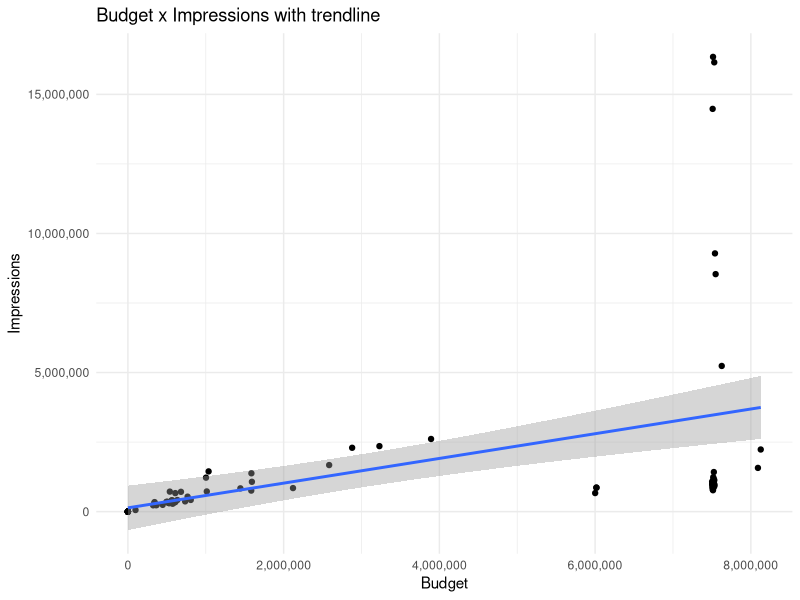

Generate this figure with R: (Note: this script raises an error after producing the figure.)
#Prerequisites-------------------------------------------------
library(tidyverse)
library(gtable)
library(grid)
library(gridExtra)
library(scales)

#Import data----------------------------------------------------
df <- read_csv("rocket1h_rawdata_thang04.csv")

colnames(df)[5] <- "Sessions"

#Plot----------------------------------------------------------
plot_style <- list(
  geom_point(),
  geom_line(),
  scale_x_continuous(labels = comma),
  scale_y_continuous(labels = comma),
  theme_minimal()
)

#Budget x Impressions
p1 <- ggplot(df, mapping = aes(Budget, Impressions)) +
  plot_style +
  ggtitle("Budget x Impressions")

#Adding trendline, non-linear model
ggplot(df, mapping = aes(Budget, Impressions)) +
  geom_point() +
  geom_smooth(method = "lm") +
  scale_x_continuous(labels = comma) +
  scale_y_continuous(labels = comma) +
  theme_minimal() +
  ggtitle("Budget x Impressions with trendline")


# With trendline, linear model

ln_df <- df %>% 
  mutate(lnBudget = log(Budget),
         lnImpressions = log(Impressions)) %>% 
  filter(lnImpressions != -Inf)
  

lmodel <- lm(lnImpressions ~ lnBudget,
                           data = ln_df)

summary(lmodel)

#Binning
label_list <- c("0-1m", "1-2m",
                "2-3m", "3-4m",
                "4-5m", "5-6m", "6-7m",
                "7-8m", ">8m")

df$bins <- cut(df$Budget,
               breaks = c(seq(0, 9000000, by = 1000000)),
               labels = label_list,
               include.lowest = TRUE)

df_binned <- df %>% 
  group_by(bins) %>% 
  summarize(mean_impressions = mean(Impressions),
            mean_clicks = mean(Clicks),
            mean_sessions = mean(Sessions),
            mean_conversions = mean(Conversions))

p3 <- ggplot(df_binned, mapping = aes(x = bins, y = mean_impressions)) +
  geom_point(size = 3) +
  geom_path(group = 1, size = 0.8) +
  theme_minimal() +
  xlab("Budget range") +
  ylab("Avg. impressions") +
  scale_y_continuous(labels = comma) +
  ggtitle("Budget range x Impressions")

#Displaying
grid.arrange(p1, p3, p2, nrow = 2)

new_df <- df %>% 
  mutate(ctr = Clicks / Impressions)

ggplot(new_df, mapping = aes(Budget, ctr)) +
  geom_point() +
  geom_smooth(method = "lm") +
  scale_x_continuous(labels = comma) +
  scale_y_continuous(labels = comma) +
  theme_minimal() +
  ggtitle("Budget x Impressions with trendline")

ggplot(new_df, aes(Budget, ctr)) +
  geom_point() +
  scale_x_continuous(labels = comma)

df_binned <- new_df %>% 
  group_by(bins) %>% 
  summarize(mean_ctr = mean(ctr))

ggplot(df_binned, mapping = aes(x = bins, y = mean_ctr)) +
  geom_point(size = 3) +
  geom_path(group = 1, size = 0.8) +
  theme_minimal() +
  xlab("Budget range") +
  ylab("Avg. ctr") +
  scale_y_continuous(labels = comma) +
  ggtitle("Budget range x ctr")
